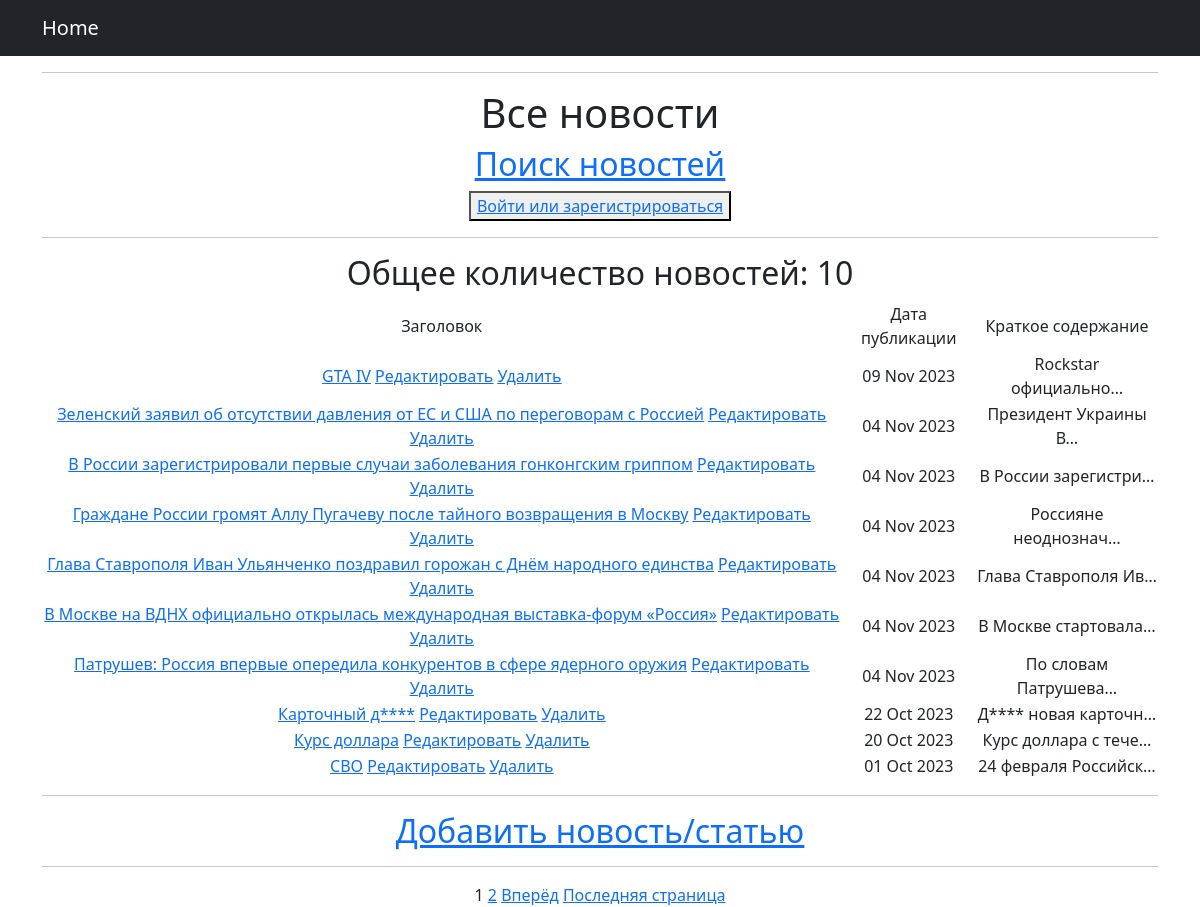
The app's page /, older data.
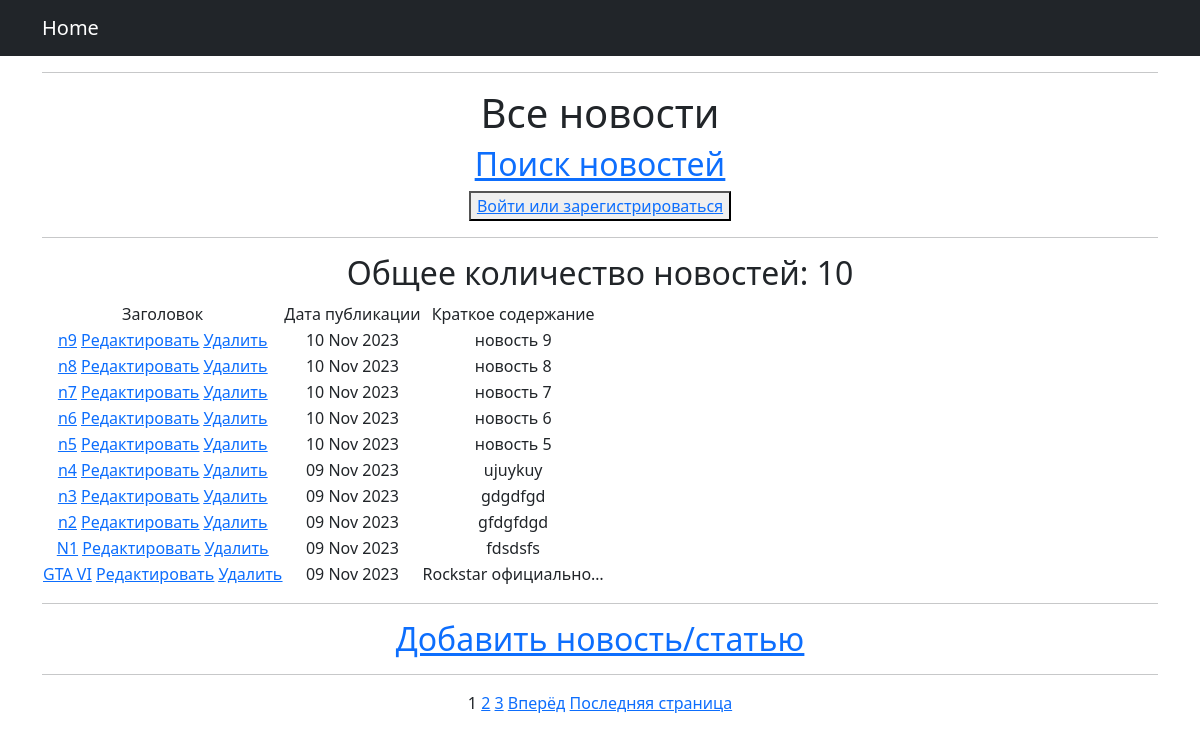
The same page, newer data.
### news_p/models.py (models this page shows, shortened)
class Post(models.Model):
    news = 'NW'
    article = "AR"
    POST_TYPE = [(news, 'Новость'), (article, 'Статья'),]
    type = models.CharField(max_length=2, choices=POST_TYPE, default=news)
    date = models.DateTimeField(auto_now_add=True)
    title = models.CharField(max_length=255)
    text = models.TextField()
    rating = models.IntegerField(default=0)
    author = models.ForeignKey(Author, on_delete=models.CASCADE)
    category = models.ManyToManyField(Category, through='PostCategory')

### news_p/views.py (the view)
# urls.py: path('', PostList.as_view()),
class PostList(ListView):
    model = Post
    ordering = '-date'
    template_name = 'all_news.html'
    context_object_name = 'posts'
    paginate_by = 10
    def get_queryset(self):
        queryset = super().get_queryset()
        self.filterset = PostFilter(self.request.GET, queryset)
        return self.filterset.qs
    def get_context_data(self, **kwargs):
        context = super().get_context_data(**kwargs)
        context['filter'] = self.filterset
        return context

### news_p/templatetags/custom_filters.py (called while the page is built)
@register.filter()
def censor(value):
    if type(value) != str:
        raise TypeError('Необходимо передать строку!')
    else:
        for word in value.split():
            if word.lower() in CENS_LIST:
                cens_word = word[0] + ((len(word) - 1) * '*')
                value = value.replace(word, cens_word)
    return value

### news_p/templatetags/custom_tags.py (called while the page is built)
@register.simple_tag(takes_context=True)
def url_replace(context, **kwargs):
   d = context['request'].GET.copy()
   for k, v in kwargs.items():
       d[k] = v
   return d.urlencode()

### templates/all_news.html (shortened to what this page needs)
{% extends 'flatpages/default.html' %}
{% load custom_filters %}
{% load custom_tags %}
{% block title %}
<hr>
<h1>Все новости</h1>
<a href="{% url 'search' %}"><u><h2>Поиск новостей</h2></u></a>
    {% if request.user.username %}
        <h2>{{ request.user.username }}</h2>
        <button><a href="{% url 'profile' %}">В личный кабинет</a></button>
    {% else %}
        <button><a href="{% url 'profile' %}">Войти или зарегистрироваться</a></button>
    {% endif %}
<hr>
{% endblock title %}
{% block content %}
<h2>Общее количество новостей: {{ posts|length }}</h2>
<table>
    <thead>
        <td> Заголовок </td>
        <td> Дата публикации </td>
        <td> Краткое содержание </td>
    </thead>
    {% for post in posts %}
        <tr>
            <td>
                <a href="{% url 'news_detail' post.id %}">{{ post.title|censor }}</a>
                <a href="{% url 'news_edit' post.id %}"><u>Редактировать</u></a>
                <a href="{% url 'news_delete' post.id %}"><u>Удалить</u></a>
            </td>
            <td>{{ post.date|date:'d M Y' }}</td>
            <td>{{ post.text|truncatechars:20|censor }}</td>
        </tr>
    {% endfor %}
</table>
<hr>
<a href="{% url 'news_add' %}"><h2>Добавить новость/статью</h2></a>
<hr>
{% if is_paginated %}
    {% for num in page_obj.paginator.page_range %}
        {% if page_obj.number == num %}
            <a>{{ num }}</a>
        {% elif num > page_obj.number|add:'-3' and num < page_obj.number|add:'3' %}            <a href="?{% url_replace page=num %}">{{ num }}</a>
        {% endif %}
    {% endfor %}
    {% if page_obj.has_next %}
        <a href="?{% url_replace page=page_obj.next_page_number %}">Вперёд</a>
        <a href="?{% url_replace page=page_obj.paginator.num_pages %}">Последняя страница</a>
    {% endif %}
{% endif %}
{% endblock content %}

Row changes from the older to the newer data that the page shows:
no longer on this page (row unchanged): Post: title|censor "Зеленский заявил об отсутствии давления от ЕС и США по переговорам с Россией", date "04 Nov 2023", text|censor "Президент Украины В…"
no longer on this page (row unchanged): Post: title|censor "В России зарегистрировали первые случаи заболевания гонконгским гриппом", date "04 Nov 2023", text|censor "В России зарегистри…"
no longer on this page (row unchanged): Post: title|censor "Граждане России громят Аллу Пугачеву после тайного возвращения в Москву", date "04 Nov 2023", text|censor "Россияне неоднознач…"
no longer on this page (row unchanged): Post: title|censor "Глава Ставрополя Иван Ульянченко поздравил горожан с Днём народного единства", date "04 Nov 2023", text|censor "Глава Ставрополя Ив…"
no longer on this page (row unchanged): Post: title|censor "В Москве на ВДНХ официально открылась международная выставка-форум «Россия»", date "04 Nov 2023", text|censor "В Москве стартовала…"
no longer on this page (row unchanged): Post: title|censor "Патрушев: Россия впервые опередила конкурентов в сфере ядерного оружия", date "04 Nov 2023", text|censor "По словам Патрушева…"
no longer on this page (row unchanged): Post: title|censor "Карточный д****", date "22 Oct 2023", text|censor "Д**** новая карточн…"
no longer on this page (row unchanged): Post: title|censor "Курс доллара", date "20 Oct 2023", text|censor "Курс доллара с тече…"
no longer on this page (row unchanged): Post: title|censor "СВО", date "01 Oct 2023", text|censor "24 февраля Российск…"
added Post: title|censor "n9", date "10 Nov 2023", text|censor "новость 9"
added Post: title|censor "n8", date "10 Nov 2023", text|censor "новость 8"
added Post: title|censor "n7", date "10 Nov 2023", text|censor "новость 7"
added Post: title|censor "n6", date "10 Nov 2023", text|censor "новость 6"
added Post: title|censor "n5", date "10 Nov 2023", text|censor "новость 5"
added Post: title|censor "n4", date "09 Nov 2023", text|censor "ujuykuy"
added Post: title|censor "n3", date "09 Nov 2023", text|censor "gdgdfgd"
added Post: title|censor "n2", date "09 Nov 2023", text|censor "gfdgfdgd"
added Post: title|censor "N1", date "09 Nov 2023", text|censor "fdsdsfs"
changed Post "Rockstar официально…": title|censor "GTA IV" → "GTA VI"
Text that changed along with them:
new list line: "3"
